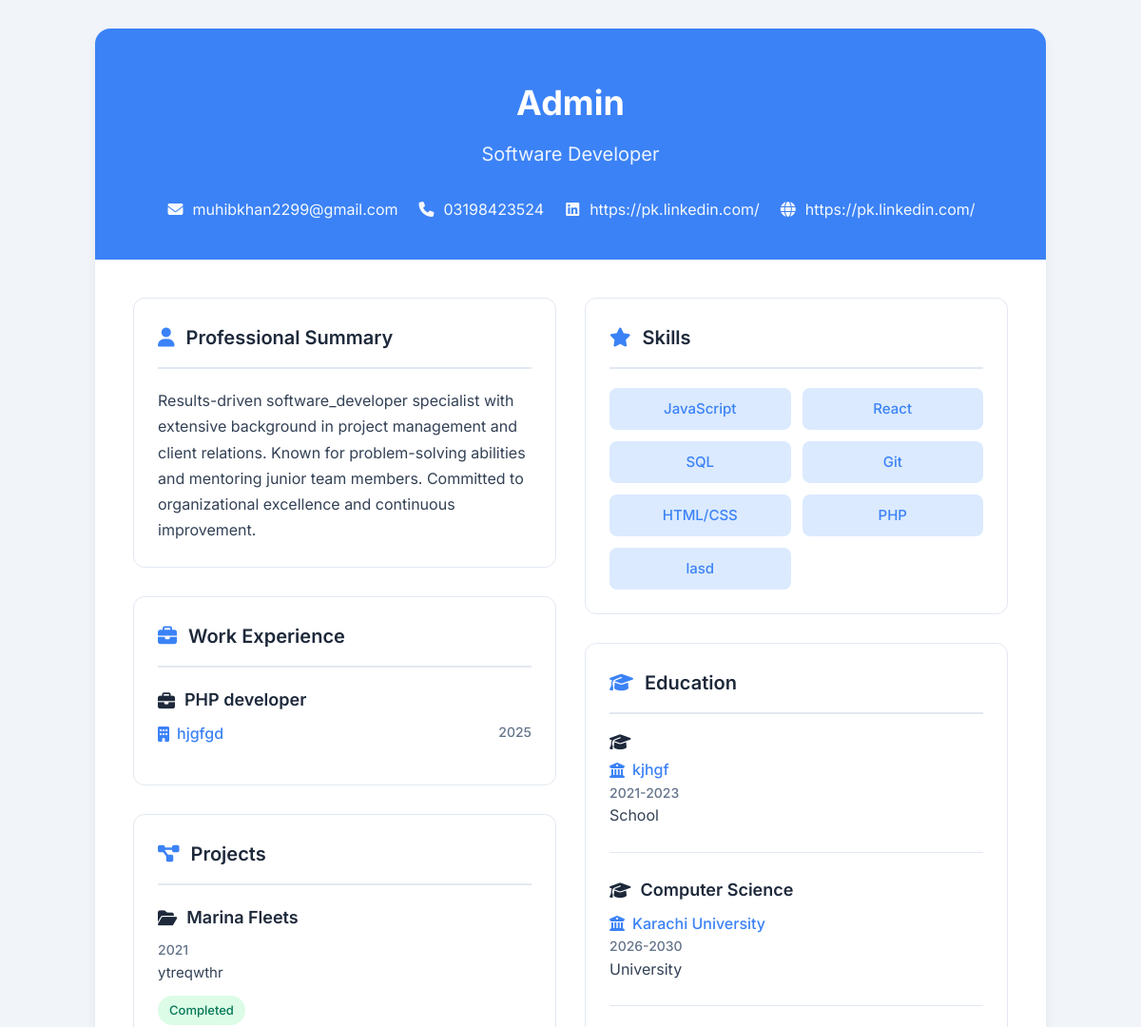
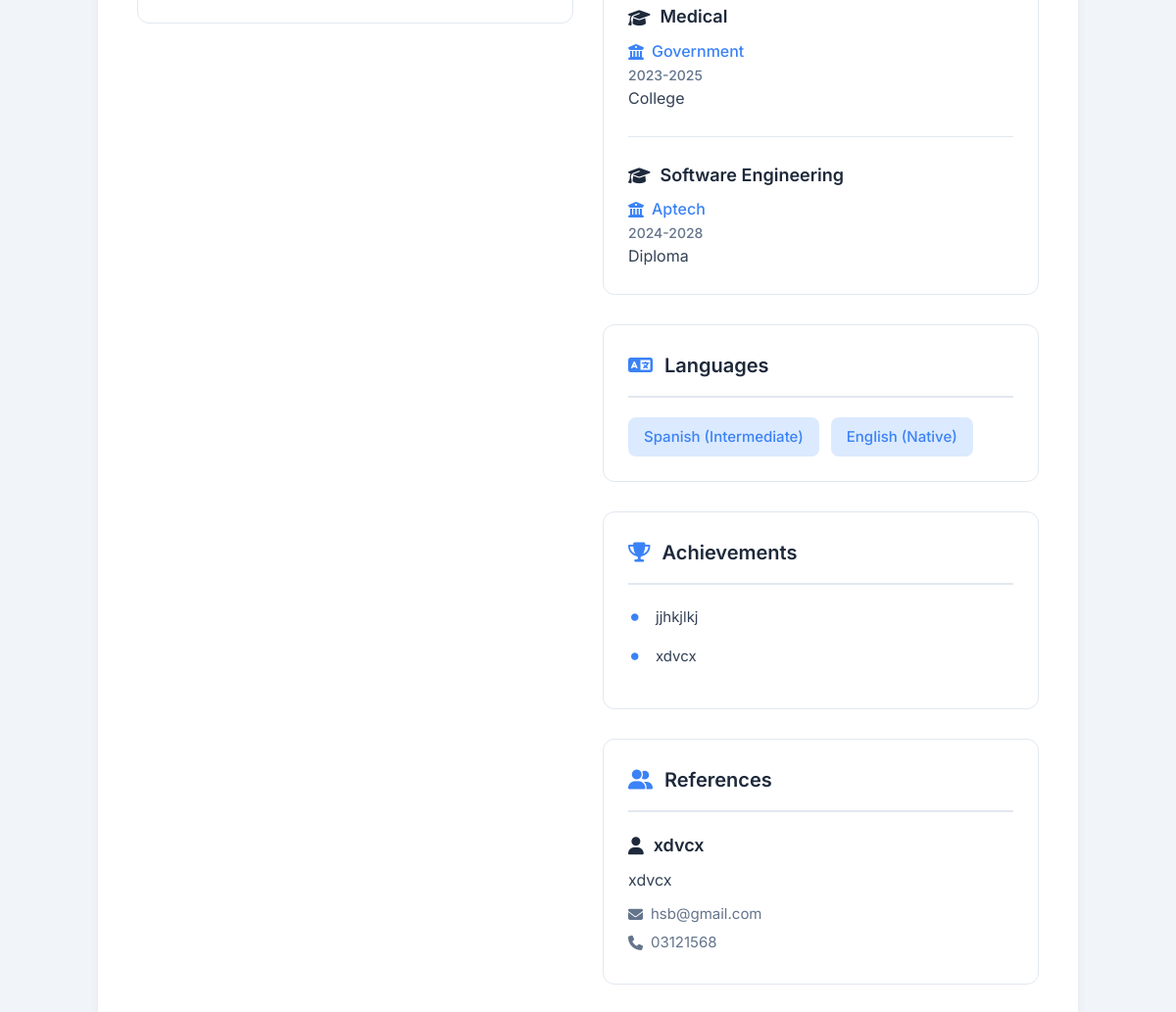
The app's page /temp/template13.php with its own data (2 pictures, top to bottom).
### tables this page shows
CREATE TABLE `resumes` (
  `id` int(11) NOT NULL,
  `user_id` varchar(255) NOT NULL,
  `full_name` varchar(255) NOT NULL,
  `email` varchar(255) NOT NULL,
  `phone` varchar(50) NOT NULL,
  `address` text DEFAULT NULL,
  `linkedin` varchar(500) DEFAULT NULL,
  `website` varchar(500) DEFAULT NULL,
  `profile_image` varchar(500) DEFAULT NULL,
  `professional_field` varchar(100) NOT NULL,
  `custom_field` varchar(255) DEFAULT NULL,
  `professional_summary` varchar(500) DEFAULT NULL,
  `career_objective` text DEFAULT NULL,
  `is_freshie` tinyint(1) DEFAULT 0,
  `created_at` timestamp NOT NULL DEFAULT current_timestamp(),
  `updated_at` timestamp NOT NULL DEFAULT current_timestamp() ON UPDATE current_timestamp()
);

CREATE TABLE `experience` (
  `id` int(11) NOT NULL,
  `resume_id` int(11) NOT NULL,
  `job_title` varchar(255) NOT NULL,
  `company_name` varchar(255) DEFAULT NULL,
  `duration` varchar(100) DEFAULT NULL,
  `job_description` text DEFAULT NULL,
  `created_at` timestamp NOT NULL DEFAULT current_timestamp()
);

CREATE TABLE `projects` (
  `id` int(11) NOT NULL,
  `resume_id` int(11) NOT NULL,
  `project_title` varchar(255) NOT NULL,
  `project_description` text DEFAULT NULL,
  `duration` varchar(100) DEFAULT NULL,
  `project_link` varchar(500) DEFAULT NULL,
  `project_status` enum('completed','ongoing','planned') DEFAULT 'completed',
  `created_at` timestamp NOT NULL DEFAULT current_timestamp()
);

CREATE TABLE `skills` (
  `id` int(11) NOT NULL,
  `resume_id` int(11) NOT NULL,
  `skill_name` varchar(255) NOT NULL,
  `skill_level` enum('beginner','intermediate','advanced','expert') DEFAULT 'intermediate',
  `created_at` timestamp NOT NULL DEFAULT current_timestamp()
);

CREATE TABLE `education` (
  `id` int(11) NOT NULL,
  `resume_id` int(11) NOT NULL,
  `education_type` enum('school','college','university','diploma') NOT NULL,
  `institution_name` varchar(255) NOT NULL,
  `degree_program` varchar(255) DEFAULT NULL,
  `duration` varchar(100) DEFAULT NULL,
  `created_at` timestamp NOT NULL DEFAULT current_timestamp()
);

CREATE TABLE `languages` (
  `id` int(11) NOT NULL,
  `resume_id` int(11) NOT NULL,
  `language_name` varchar(100) NOT NULL,
  `proficiency_level` enum('beginner','intermediate','advanced','native') DEFAULT 'intermediate',
  `created_at` timestamp NOT NULL DEFAULT current_timestamp()
);

CREATE TABLE `achievements` (
  `id` int(11) NOT NULL,
  `resume_id` int(11) NOT NULL,
  `achievement_description` text DEFAULT NULL,
  `created_at` timestamp NOT NULL DEFAULT current_timestamp()
);

CREATE TABLE `resume_references` (
  `id` int(11) NOT NULL,
  `resume_id` int(11) NOT NULL,
  `reference_name` varchar(255) NOT NULL,
  `position` varchar(255) DEFAULT NULL,
  `company` varchar(255) DEFAULT NULL,
  `email` varchar(255) DEFAULT NULL,
  `phone` varchar(50) DEFAULT NULL,
  `relationship` varchar(100) DEFAULT NULL,
  `created_at` timestamp NOT NULL DEFAULT current_timestamp()
);

### temp/template13.php (the view, shortened to what this page needs)
<?php
$conn = mysqli_connect("localhost", "root", "", "resume");
$sql = "SELECT * FROM resumes ORDER BY id DESC LIMIT 1";
$run = mysqli_query($conn, $sql);
$row = mysqli_fetch_assoc($run);
$resume_id = $row['id'];
$sql_achievements = "SELECT * FROM achievements WHERE resume_id = $resume_id";
$achievements_result = mysqli_query($conn, $sql_achievements);
$sql_education = "SELECT * FROM education WHERE resume_id = $resume_id";
$education_result = mysqli_query($conn, $sql_education);
$sql_experience = "SELECT * FROM experience WHERE resume_id = $resume_id";
$experience_result = mysqli_query($conn, $sql_experience);
$sql_languages = "SELECT * FROM languages WHERE resume_id = $resume_id";
$languages_result = mysqli_query($conn, $sql_languages);
$sql_projects = "SELECT * FROM projects WHERE resume_id = $resume_id";
$projects_result = mysqli_query($conn, $sql_projects);
$sql_references = "SELECT * FROM resume_references WHERE resume_id = $resume_id";
$references_result = mysqli_query($conn, $sql_references);
$sql_skills = "SELECT * FROM skills WHERE resume_id = $resume_id";
$skills_result = mysqli_query($conn, $sql_skills);
function formatProfessionalField($field) {
    $formatted = str_replace('_', ' ', $field);
    return ucwords($formatted);
}
function formatProficiencyLevel($level) {
    return ucfirst($level);
}
?>
<!DOCTYPE html>
<html lang="en">
<head>
    <link rel="stylesheet" href="https://cdnjs.cloudflare.com/ajax/libs/font-awesome/6.4.0/css/all.min.css">
</head>
<body>
    <div class="cv-container">
        <header class="header">
            <h1 class="name"><?php echo htmlspecialchars($row['full_name']); ?></h1>
            <div class="title"><?php echo formatProfessionalField($row['professional_field']); ?></div>
            <div class="contact-info">
                <div class="contact-item">
                    <i class="fas fa-envelope"></i>
                    <?php echo htmlspecialchars($row['email']); ?>
                </div>
                <div class="contact-item">
                    <i class="fas fa-phone"></i>
                    <?php echo htmlspecialchars($row['phone']); ?>
                </div>
                <?php if (!empty($row['linkedin'])): ?>
                <div class="contact-item">
                    <i class="fab fa-linkedin"></i>
                    <?php echo htmlspecialchars($row['linkedin']); ?>
                </div>
                <?php endif; ?>
                <?php if (!empty($row['website'])): ?>
                <div class="contact-item">
                    <i class="fas fa-globe"></i>
                    <?php echo htmlspecialchars($row['website']); ?>
                </div>
                <?php endif; ?>
            </div>
        </header>
        <div class="main-content">
            <div class="left-column">
                <?php if (!empty($row['professional_summary'])): ?>
                <div class="section">
                    <h2 class="section-title"><i class="fas fa-user"></i>Professional Summary</h2>
                    <div class="summary">
                        <?php echo nl2br(htmlspecialchars($row['professional_summary'])); ?>
                    </div>
                </div>
                <?php endif; ?>
                <?php if (mysqli_num_rows($experience_result) > 0): ?>
                <div class="section">
                    <h2 class="section-title"><i class="fas fa-briefcase"></i>Work Experience</h2>
                    <?php while ($experience = mysqli_fetch_assoc($experience_result)): ?>
                    <div class="experience-item">
                        <h3 class="job-title"><i class="fas fa-briefcase"></i><?php echo htmlspecialchars($experience['job_title']); ?></h3>
                        <div class="company-info">
                            <div class="company-name">
                                <i class="fas fa-building"></i>
                                <?php echo htmlspecialchars($experience['company_name']); ?>
                            </div>
                            <?php if (!empty($experience['duration'])): ?>
                            <div class="date-location">
                                <?php echo htmlspecialchars($experience['duration']); ?>
                            </div>
                            <?php endif; ?>
                        </div>
                    </div>
                    <?php endwhile; ?>
                </div>
                <?php endif; ?>
                <?php if (mysqli_num_rows($projects_result) > 0): ?>
                <div class="section">
                    <h2 class="section-title"><i class="fas fa-project-diagram"></i>Projects</h2>
                    <?php while ($project = mysqli_fetch_assoc($projects_result)): ?>
                    <div class="project-item">
                        <h3 class="project-title">
                            <i class="fas fa-folder-open"></i>
                            <?php echo htmlspecialchars($project['project_title']); ?>
                        </h3>
                        <?php if (!empty($project['duration'])): ?>
                        <div class="project-duration">
                            <?php echo htmlspecialchars($project['duration']); ?>
                        </div>
                        <?php endif; ?>
                        <?php if (!empty($project['project_description'])): ?>
                        <div class="project-description">
                            <?php echo nl2br(htmlspecialchars($project['project_description'])); ?>
                        </div>
                        <?php endif; ?>
                        <div class="project-status"><?php echo ucfirst($project['project_status']); ?></div>
                    </div>
                    <?php endwhile; ?>
                </div>
                <?php endif; ?>
            </div>
            <div class="right-column">
                <?php if (mysqli_num_rows($skills_result) > 0): ?>
                <div class="section">
                    <h2 class="section-title"><i class="fas fa-star"></i>Skills</h2>
                    <div class="skills-container">
                        <?php while ($skill = mysqli_fetch_assoc($skills_result)): ?>
                        <div class="skill-item"><?php echo htmlspecialchars($skill['skill_name']); ?></div>
                        <?php endwhile; ?>
                    </div>
                </div>
                <?php endif; ?>
                <?php if (mysqli_num_rows($education_result) > 0): ?>
                <div class="section">
                    <h2 class="section-title"><i class="fas fa-graduation-cap"></i>Education</h2>
                    <?php while ($education = mysqli_fetch_assoc($education_result)): ?>
                    <div class="education-item">
                        <div class="degree"><i class="fas fa-graduation-cap"></i><?php echo htmlspecialchars($education['degree_program']); ?></div>
                        <div class="university">
                            <i class="fas fa-university"></i>
                            <?php echo htmlspecialchars($education['institution_name']); ?>
                        </div>
                        <?php if (!empty($education['duration'])): ?>
                        <div class="edu-date">
                            <?php echo htmlspecialchars($education['duration']); ?>
                        </div>
                        <?php endif; ?>
                        <div>
                            <?php echo ucfirst(str_replace('_', ' ', $education['education_type'])); ?>
                        </div>
                    </div>
                    <?php endwhile; ?>
                </div>
                <?php endif; ?>
                <?php if (mysqli_num_rows($languages_result) > 0): ?>
                <div class="section">
                    <h2 class="section-title"><i class="fas fa-language"></i>Languages</h2>
                    <div class="languages-list">
                        <?php while ($language = mysqli_fetch_assoc($languages_result)): ?>
                        <div class="language-item">
                            <?php echo htmlspecialchars($language['language_name']); ?>
                            (<?php echo formatProficiencyLevel($language['proficiency_level']); ?>)
                        </div>
                        <?php endwhile; ?>
                    </div>
                </div>
                <?php endif; ?>
                <?php if (mysqli_num_rows($achievements_result) > 0): ?>
                <div class="section">
                    <h2 class="section-title"><i class="fas fa-trophy"></i>Achievements</h2>
                    <ul class="achievements-list">
                        <?php while ($achievement = mysqli_fetch_assoc($achievements_result)): ?>
                        <li><?php echo htmlspecialchars($achievement['achievement_description']); ?></li>
                        <?php endwhile; ?>
                    </ul>
                </div>
                <?php endif; ?>
                <?php if (mysqli_num_rows($references_result) > 0): ?>
                <div class="section">
                    <h2 class="section-title"><i class="fas fa-user-friends"></i>References</h2>
                    <?php while ($reference = mysqli_fetch_assoc($references_result)): ?>
                    <div class="reference-item">
                        <div class="reference-name"><i class="fas fa-user"></i><?php echo htmlspecialchars($reference['reference_name']); ?></div>
                        <?php if (!empty($reference['position'])): ?>
                        <div class="reference-position"><?php echo htmlspecialchars($reference['position']); ?></div>
                        <?php endif; ?>
                        <div class="reference-contact">
                            <?php if (!empty($reference['email'])): ?>
                            <div>
                                <i class="fas fa-envelope"></i>
                                <?php echo htmlspecialchars($reference['email']); ?>
                            </div>
                            <?php endif; ?>
                            <?php if (!empty($reference['phone'])): ?>
                            <div>
                                <i class="fas fa-phone"></i>
                                <?php echo htmlspecialchars($reference['phone']); ?>
                            </div>
                            <?php endif; ?>
                        </div>
                    </div>
                    <?php endwhile; ?>
                </div>
                <?php endif; ?>
            </div>
        </div>
    </div>
</body>
</html>

### records on screen
resumes: full_name "Admin", professional_field "Software Developer", email "muhibkhan2299@gmail.com", phone "03198423524", linkedin "https://pk.linkedin.com/", website "https://pk.linkedin.com/", professional_summary "Results-driven software_developer specialist with extensive background in project management and client relations. Known for problem-solving abilities and mentoring junior team members. Committed to organizational excellence and continuous improvement."
experience: job_title "PHP developer", company_name "hjgfgd", duration "2025"
projects: project_title "Marina Fleets", duration "2021", project_description "ytreqwthr", project_status "Completed"
skills: skill_name "JavaScript"
skills: skill_name "React"
skills: skill_name "SQL"
skills: skill_name "Git"
skills: skill_name "HTML/CSS"
skills: skill_name "PHP"
skills: skill_name "lasd"
education: institution_name "kjhgf", duration "2021-2023", education_type "School"
education: degree_program "Computer Science", institution_name "Karachi University", duration "2026-2030", education_type "University"
education: degree_program "Medical", institution_name "Government", duration "2023-2025", education_type "College"
education: degree_program "Software Engineering", institution_name "Aptech", duration "2024-2028", education_type "Diploma"
languages: language_name "Spanish", proficiency_level "Intermediate"
languages: language_name "English", proficiency_level "Native"
achievements: achievement_description "jjhkjlkj"
achievements: achievement_description "xdvcx"
resume_references: reference_name "xdvcx", position "xdvcx", email "hsb@gmail.com", phone "03121568"
